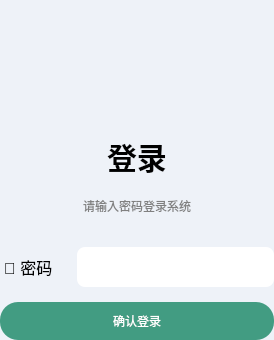
<?xml version="1.0" encoding="UTF-8"?>
<ui version="4.0">
 <class>nanYou::KouLingYanZheng</class>
 <widget class="QWidget" name="nanYou::KouLingYanZheng">
  <property name="windowModality">
   <enum>Qt::WindowModal</enum>
  </property>
  <property name="geometry">
   <rect>
    <x>0</x>
    <y>0</y>
    <width>274</width>
    <height>340</height>
   </rect>
  </property>
  <property name="minimumSize">
   <size>
    <width>0</width>
    <height>0</height>
   </size>
  </property>
  <property name="maximumSize">
   <size>
    <width>400</width>
    <height>400</height>
   </size>
  </property>
  <property name="windowTitle">
   <string>多媒体管理系统</string>
  </property>
  <property name="windowIcon">
   <iconset theme="face-smile-big">
    <normaloff>.</normaloff>.</iconset>
  </property>
  <property name="styleSheet">
   <string notr="true">background-color: #eef2f8;
border-color: rgb(7, 5, 41);
border: 1px;
border-radius: 10px;</string>
  </property>
  <layout class="QVBoxLayout" name="verticalLayout">
   <property name="spacing">
    <number>10</number>
   </property>
   <property name="sizeConstraint">
    <enum>QLayout::SetMinimumSize</enum>
   </property>
   <property name="leftMargin">
    <number>0</number>
   </property>
   <property name="topMargin">
    <number>0</number>
   </property>
   <property name="rightMargin">
    <number>0</number>
   </property>
   <property name="bottomMargin">
    <number>0</number>
   </property>
   <item>
    <widget class="QWidget" name="avatar" native="true">
     <property name="minimumSize">
      <size>
       <width>0</width>
       <height>120</height>
      </size>
     </property>
     <property name="styleSheet">
      <string notr="true">image: url(:/images/assets/images/avatar.png);
</string>
     </property>
    </widget>
   </item>
   <item>
    <layout class="QVBoxLayout" name="verticalLayout_2">
     <property name="spacing">
      <number>0</number>
     </property>
     <item alignment="Qt::AlignHCenter">
      <widget class="QLabel" name="label">
       <property name="font">
        <font>
         <pointsize>-1</pointsize>
         <bold>true</bold>
        </font>
       </property>
       <property name="styleSheet">
        <string notr="true">font-size:30px;
</string>
       </property>
       <property name="text">
        <string>登录</string>
       </property>
      </widget>
     </item>
     <item alignment="Qt::AlignHCenter|Qt::AlignVCenter">
      <widget class="QLabel" name="label_2">
       <property name="minimumSize">
        <size>
         <width>0</width>
         <height>9</height>
        </size>
       </property>
       <property name="styleSheet">
        <string notr="true">color: gray;</string>
       </property>
       <property name="text">
        <string>请输入密码登录系统</string>
       </property>
      </widget>
     </item>
    </layout>
   </item>
   <item>
    <layout class="QHBoxLayout" name="horizontalLayout">
     <property name="sizeConstraint">
      <enum>QLayout::SetMinAndMaxSize</enum>
     </property>
     <item>
      <widget class="QLabel" name="_z_5">
       <property name="minimumSize">
        <size>
         <width>0</width>
         <height>50</height>
        </size>
       </property>
       <property name="maximumSize">
        <size>
         <width>16777215</width>
         <height>134</height>
        </size>
       </property>
       <property name="font">
        <font>
         <pointsize>-1</pointsize>
        </font>
       </property>
       <property name="styleSheet">
        <string notr="true">margin-right: 10px;
font-size: 16px;</string>
       </property>
       <property name="text">
        <string>🔑 密码</string>
       </property>
       <property name="buddy">
        <cstring>miMaShuRu</cstring>
       </property>
      </widget>
     </item>
     <item>
      <widget class="QLineEdit" name="miMaShuRu">
       <property name="minimumSize">
        <size>
         <width>0</width>
         <height>40</height>
        </size>
       </property>
       <property name="styleSheet">
        <string notr="true">border-radius: 8px;
border-bottom-color: white;
background-color:white;
padding: 8px;</string>
       </property>
       <property name="echoMode">
        <enum>QLineEdit::Password</enum>
       </property>
      </widget>
     </item>
    </layout>
   </item>
   <item>
    <widget class="QPushButton" name="queRenAnNiu">
     <property name="minimumSize">
      <size>
       <width>0</width>
       <height>0</height>
      </size>
     </property>
     <property name="styleSheet">
      <string notr="true">color: white;
background-color: #429c82;
padding: 10px;
border: 0;
border-radius: 18px;</string>
     </property>
     <property name="text">
      <string>确认登录</string>
     </property>
    </widget>
   </item>
  </layout>
 </widget>
 <resources/>
 <connections/>
</ui>
